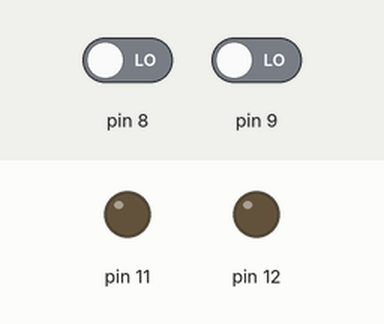
Bench run of a sketch on a simulated Arduino Uno, built with avr-gcc and run on an emulated ATmega328P. On the bench: output pins drawn as LEDs (lit = HIGH). The inputs (shaded band) are chosen by the test bench; at power-on: pin 8 LOW, pin 9 LOW.

Above: at 1.2 s.
1.3 s: pin 8 driven HIGH
At 2.3 s:
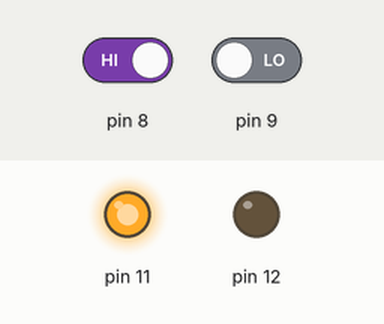
2.8 s: pin 9 driven HIGH
At 3.5 s:
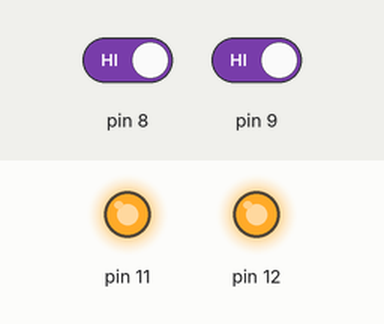
4.3 s: pin 8 driven LOW
At 4.6 s:
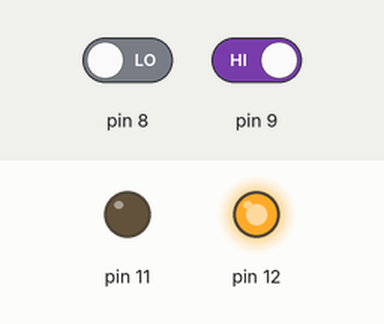
5.8 s: pin 9 driven LOW
At 7.0 s:
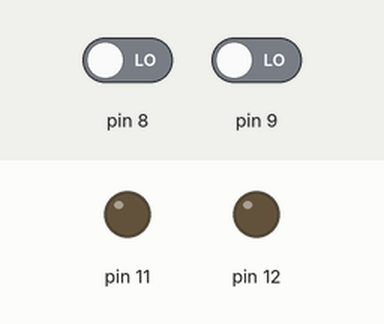
Timing chart, 0 to 8.3 s (numbered marks = the images above; inputs shaded):
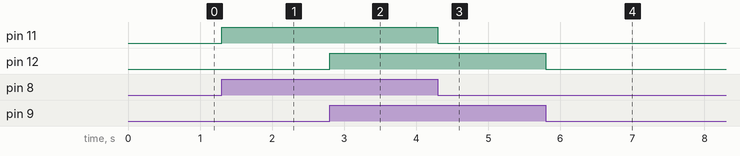

The sketch:

sketch_dec11a.ino
```cpp
void setup() {
  pinMode(8, INPUT);
  pinMode(9, INPUT);
  pinMode(11, OUTPUT);
  pinMode(12, OUTPUT);


}

void loop() {
  int a = digitalRead(8);
  int b = digitalRead(9);
  digitalWrite(11, a);
  digitalWrite(12, b);

}
```

Measured:
- after the input at 1.3 s, pin 11: LOW → HIGH at once
- after the input at 2.8 s, pin 12: LOW → HIGH at once
- after the input at 4.3 s, pin 11: HIGH → LOW at once
- after the input at 5.8 s, pin 12: HIGH → LOW at once
